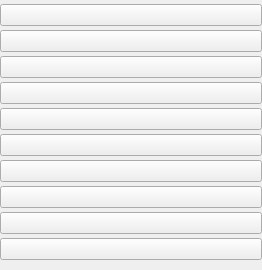
<?xml version="1.0" encoding="UTF-8"?>
<ui version="4.0">
 <class>PresetWidget</class>
 <widget class="QWidget" name="PresetWidget">
  <property name="geometry">
   <rect>
    <x>0</x>
    <y>0</y>
    <width>262</width>
    <height>270</height>
   </rect>
  </property>
  <property name="windowTitle">
   <string>Form</string>
  </property>
  <layout class="QVBoxLayout" name="verticalLayout_2">
   <property name="spacing">
    <number>0</number>
   </property>
   <property name="leftMargin">
    <number>0</number>
   </property>
   <property name="topMargin">
    <number>0</number>
   </property>
   <property name="rightMargin">
    <number>0</number>
   </property>
   <property name="bottomMargin">
    <number>0</number>
   </property>
   <item>
    <widget class="QWidget" name="presetContainer" native="true">
     <layout class="QVBoxLayout" name="verticalLayout">
      <property name="spacing">
       <number>0</number>
      </property>
      <property name="leftMargin">
       <number>0</number>
      </property>
      <property name="topMargin">
       <number>0</number>
      </property>
      <property name="rightMargin">
       <number>0</number>
      </property>
      <property name="bottomMargin">
       <number>0</number>
      </property>
      <item>
       <widget class="PresetButton" name="preset0">
        <property name="sizePolicy">
         <sizepolicy hsizetype="Preferred" vsizetype="Fixed">
          <horstretch>0</horstretch>
          <verstretch>0</verstretch>
         </sizepolicy>
        </property>
        <property name="text">
         <string/>
        </property>
       </widget>
      </item>
      <item>
       <widget class="PresetButton" name="preset1">
        <property name="sizePolicy">
         <sizepolicy hsizetype="Preferred" vsizetype="Fixed">
          <horstretch>0</horstretch>
          <verstretch>0</verstretch>
         </sizepolicy>
        </property>
        <property name="text">
         <string/>
        </property>
       </widget>
      </item>
      <item>
       <widget class="PresetButton" name="preset2">
        <property name="sizePolicy">
         <sizepolicy hsizetype="Preferred" vsizetype="Fixed">
          <horstretch>0</horstretch>
          <verstretch>0</verstretch>
         </sizepolicy>
        </property>
        <property name="text">
         <string/>
        </property>
       </widget>
      </item>
      <item>
       <widget class="PresetButton" name="preset3">
        <property name="sizePolicy">
         <sizepolicy hsizetype="Preferred" vsizetype="Fixed">
          <horstretch>0</horstretch>
          <verstretch>0</verstretch>
         </sizepolicy>
        </property>
        <property name="text">
         <string/>
        </property>
       </widget>
      </item>
      <item>
       <widget class="PresetButton" name="preset4">
        <property name="sizePolicy">
         <sizepolicy hsizetype="Preferred" vsizetype="Fixed">
          <horstretch>0</horstretch>
          <verstretch>0</verstretch>
         </sizepolicy>
        </property>
        <property name="text">
         <string/>
        </property>
       </widget>
      </item>
      <item>
       <widget class="PresetButton" name="preset5">
        <property name="sizePolicy">
         <sizepolicy hsizetype="Preferred" vsizetype="Fixed">
          <horstretch>0</horstretch>
          <verstretch>0</verstretch>
         </sizepolicy>
        </property>
        <property name="text">
         <string/>
        </property>
       </widget>
      </item>
      <item>
       <widget class="PresetButton" name="preset6">
        <property name="sizePolicy">
         <sizepolicy hsizetype="Preferred" vsizetype="Fixed">
          <horstretch>0</horstretch>
          <verstretch>0</verstretch>
         </sizepolicy>
        </property>
        <property name="text">
         <string/>
        </property>
       </widget>
      </item>
      <item>
       <widget class="PresetButton" name="preset7">
        <property name="sizePolicy">
         <sizepolicy hsizetype="Preferred" vsizetype="Fixed">
          <horstretch>0</horstretch>
          <verstretch>0</verstretch>
         </sizepolicy>
        </property>
        <property name="text">
         <string/>
        </property>
       </widget>
      </item>
      <item>
       <widget class="PresetButton" name="preset8">
        <property name="sizePolicy">
         <sizepolicy hsizetype="Preferred" vsizetype="Fixed">
          <horstretch>0</horstretch>
          <verstretch>0</verstretch>
         </sizepolicy>
        </property>
        <property name="text">
         <string/>
        </property>
       </widget>
      </item>
      <item>
       <widget class="PresetButton" name="preset9">
        <property name="sizePolicy">
         <sizepolicy hsizetype="Preferred" vsizetype="Fixed">
          <horstretch>0</horstretch>
          <verstretch>0</verstretch>
         </sizepolicy>
        </property>
        <property name="text">
         <string/>
        </property>
       </widget>
      </item>
     </layout>
    </widget>
   </item>
  </layout>
 </widget>
 <customwidgets>
  <customwidget>
   <class>PresetButton</class>
   <extends>QPushButton</extends>
   <header location="global">presetbutton.h</header>
  </customwidget>
 </customwidgets>
 <resources/>
 <connections/>
</ui>
